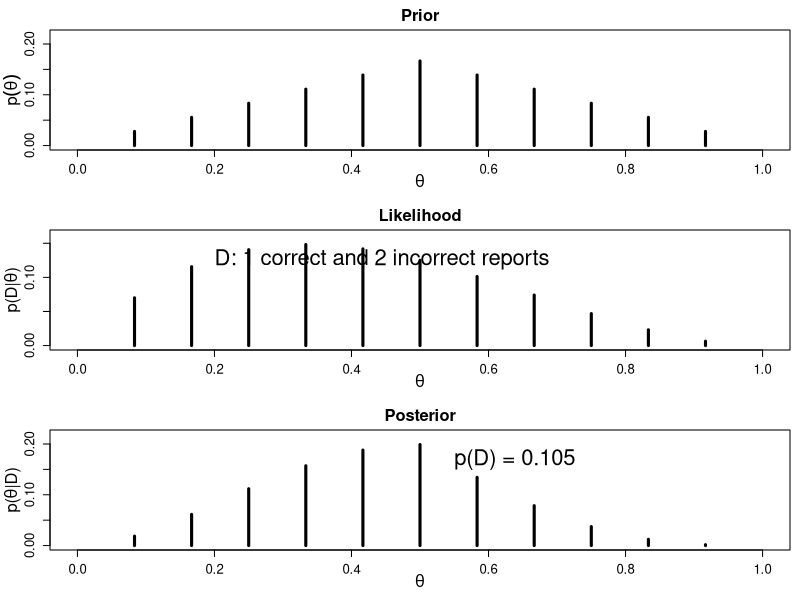

R code for this plot:
################

# Theta is the vector of candidate values for the parameter theta
# nThetaVals is the number of candidate theta values
# To produce the examples in the book (Kruschke, 2011), set nThetaVals to either 3 or 63
nThetaVals = 11
# Vector of theta values:
Theta <- seq(from = 1 / (nThetaVals + 1), to = nThetaVals / (nThetaVals + 1),
             by = 1 / (nThetaVals + 1))

# pTheta is the vector of prior probabilities on the theta values
pTheta <- pmin(Theta, 1 - Theta)    # Makes a triangular belief distribution
#pTheta <- rep(1/nThetaVals, nThetaVals)    # Makes a non-informative belief distribution
pTheta <- pTheta / sum(pTheta)      # Makes sure that beliefs sum to 1 (normalized)

# Specify the data. To produce examples in the book, use either
#Data <- c(1, 1, 0, 0, 0, 0, 0, 0, 0, 0, 0, 0)
#Data <- c(1, 1, 1, 0, 0, 0, 0, 0, 0, 0, 0, 0)
Data <- c(rep(1, 1), rep(0, 2))
#Data <- rep(round(runif(1000)))
nHeads <- sum(Data == 1)
nTails <- sum(Data == 0)

# Compute likelihood of data for each value of theta (Bernoulli)
pDataGivenTheta <- Theta ^ nHeads * (1 - Theta) ^ nTails
#pDataGivenTheta <- choose(sum(nHeads,nTails),nHeads) * Theta ^ nHeads * (1 - Theta) ^ nTails

# Compute the posterior
pData <- sum(pDataGivenTheta * pTheta)
pThetaGivenData <- pDataGivenTheta * pTheta / pData      # BAYES' RULE

# Plot
#quartz(7, 10)         # Create window of specified size
layout(matrix(c(1, 2, 3), nrow = 3, ncol = 1, byrow = FALSE))   # 3 x 1 panels
par(mar = c(3, 3, 1, 0))          # number of margin lines: bottom, left, top, right
par(mgp = c(2, 1, 0))             # which margin lines to use for labels
par(mai = c(0.5, 0.5, 0.3, 0.1))  # margin size in inches: bottom, left, top, right

# Plot the prior
plot(Theta, pTheta, type = "h", lwd = 3, main = "Prior",
     xlim = c(0, 1), xlab = bquote(theta),
     ylim = c(0, 1.1 * max(pThetaGivenData)), ylab = bquote(p(theta)),
     cex.axis = 1.2, cex.lab = 1.5, cex.main = 1.5)

# Plot the likelihood
plot(Theta, pDataGivenTheta, type = "h", lwd = 3,
     main = "Likelihood",
     xlim = c(0, 1), xlab = bquote(theta),
     ylim = c(0, 1.1 * max(pDataGivenTheta)), ylab = bquote(paste("p(D|", theta, ")")),
     cex.axis = 1.2, cex.lab = 1.5, cex.main = 1.5)
text(0.2, 0.85 * max(pDataGivenTheta), cex = 2.0,
     bquote("D: " * .(nHeads) * " correct and " * .(nTails) * " incorrect reports"), adj = c(0, 0.5))

# Plot the posterior
plot(Theta, pThetaGivenData, type = "h",lwd = 3, main = "Posterior",
     xlim = c(0, 1), xlab = bquote(theta),
     ylim = c(0, 1.1 * max(pThetaGivenData)), ylab = bquote(paste("p(", theta, "|D)")),
     cex.axis = 1.2, cex.lab = 1.5, cex.main = 1.5)
text(0.55, 0.85 * max(pThetaGivenData), cex = 2.0,
     bquote("p(D) = " * .(signif(pData, 3))), adj = c(0, 0.5)) 

